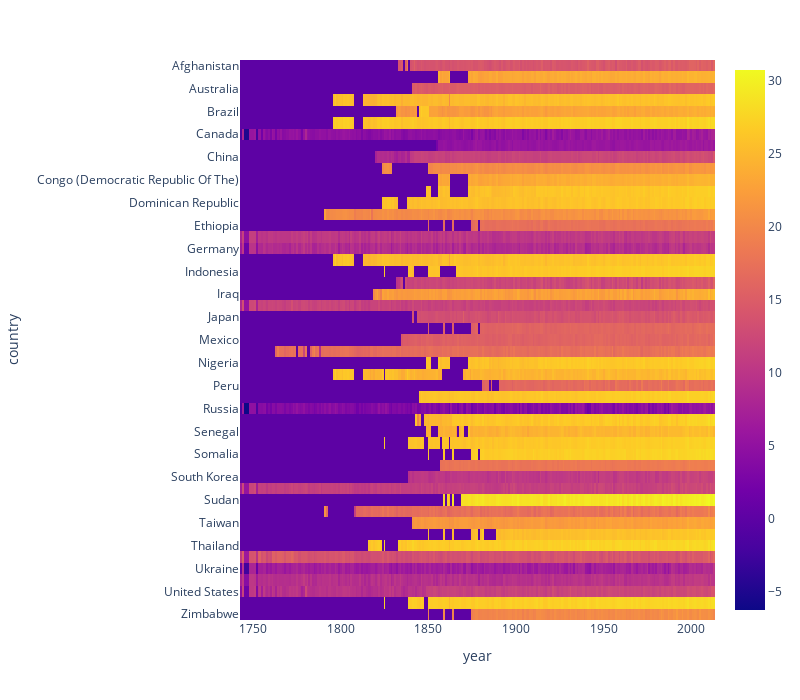

Source (notebook cell):
### Code cell
import plotly.express as px
fig = px.imshow(w32, x=w32.columns, y=w32.index)
fig.update_layout(width=800,height=700)
fig.show()

### Figure 1 — Plotly figure (JSON) as saved in the notebook; plotly's stock layout.template omitted (floating-point values rounded to 4 significant figures; data arrays with more than 128 entries replaced by an {"elided": "..."} marker saying what was removed)
{"data": [{"coloraxis": "coloraxis", "hovertemplate": "year: %{x}<br>country: %{y}<br>color: %{z}<extra></extra>", "name": "0", "type": "heatmap", "x": {"elided": "267 int values"}, "xaxis": "x", "y": ["Afghanistan", "Angola", "Australia", "Bangladesh", "Brazil", "Burma", "Canada", "Chile", "China", "Colombia", "Congo (Democratic Republic Of The)", "Côte D'Ivoire", "Dominican Republic", "Egypt", "Ethiopia", "France", "Germany", "India", "Indonesia", "Iran", "Iraq", "Italy", "Japan", "Kenya", "Mexico", "Morocco", "Nigeria", "Pakistan", "Peru", "Philippines", "Russia", "Saudi Arabia", "Senegal", "Singapore", "Somalia", "South Africa", "South Korea", "Spain", "Sudan", "Syria", "Taiwan", "Tanzania", "Thailand", "Turkey", "Ukraine", "United Kingdom", "United States", "Vietnam", "Zimbabwe"], "yaxis": "y", "z": {"elided": "49x267 float values"}}], "layout": {"coloraxis": {"colorscale": [[0, "#0d0887"], [0.1111, "#46039f"], [0.2222, "#7201a8"], [0.3333, "#9c179e"], [0.4444, "#bd3786"], [0.5556, "#d8576b"], [0.6667, "#ed7953"], [0.7778, "#fb9f3a"], [0.8889, "#fdca26"], [1, "#f0f921"]]}, "height": 700, "margin": {"t": 60}, "width": 800, "xaxis": {"anchor": "y", "autorange": true, "constrain": "domain", "domain": [0, 1], "range": [1742.0, 2014.0], "scaleanchor": "y", "title": {"text": "year"}, "type": "linear"}, "yaxis": {"anchor": "x", "autorange": true, "constrain": "domain", "domain": [0, 1], "range": [48.5, -0.5], "title": {"text": "country"}, "type": "category"}}}
